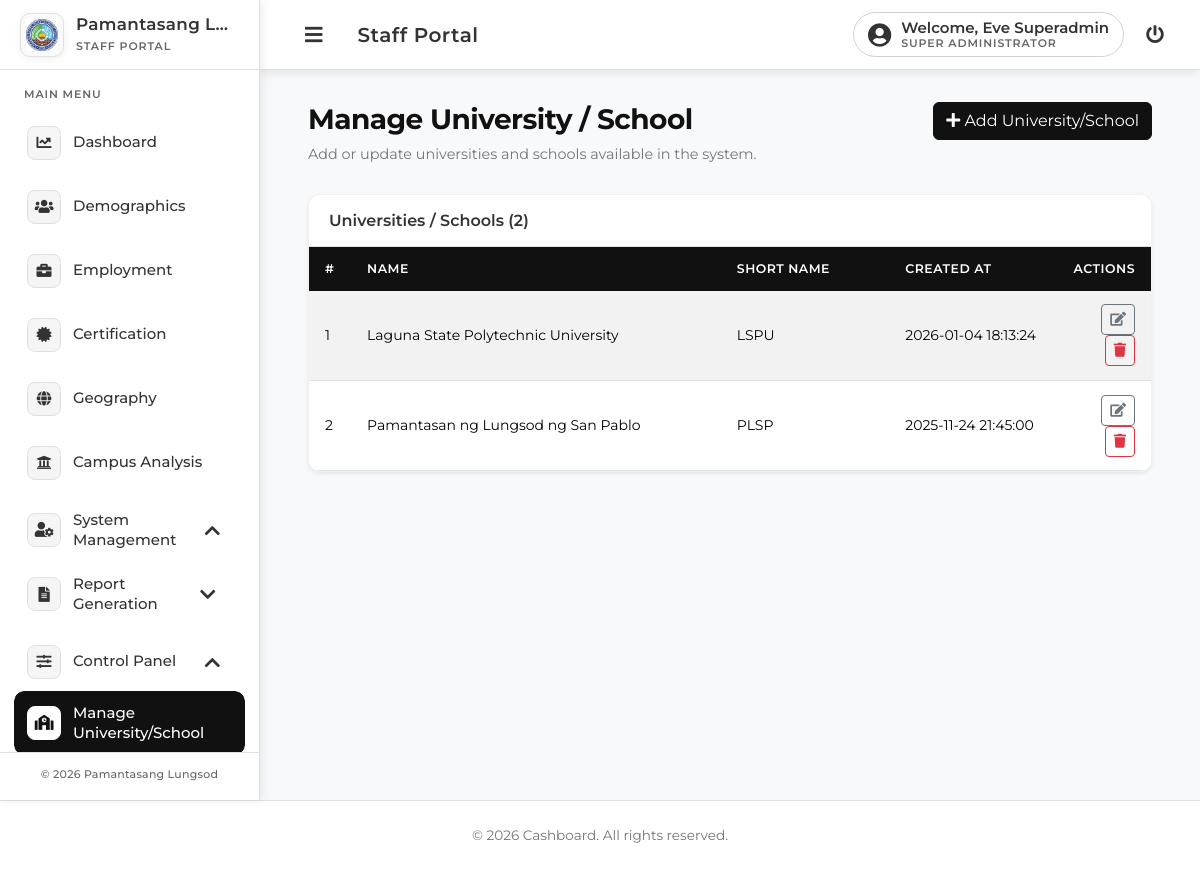
The app's page /staff/sys-universities.php (signed in) with its own data.
### tables this page shows
CREATE TABLE `users` (
  `user_id` int(11) NOT NULL,
  `full_name` varchar(255) NOT NULL,
  `email` varchar(255) NOT NULL,
  `password_hash` varchar(255) NOT NULL,
  `role` enum('coordinator','admin','superadmin','alumni') NOT NULL DEFAULT 'alumni',
  `created_at` timestamp NOT NULL DEFAULT current_timestamp(),
  `token_expires_at` timestamp NULL DEFAULT NULL,
  `onboarded` tinyint(1) DEFAULT 0,
  `college_id` int(11) DEFAULT NULL
);

CREATE TABLE `universities` (
  `id` int(11) NOT NULL,
  `name` varchar(255) NOT NULL,
  `short_name` varchar(50) DEFAULT NULL,
  `created_at` datetime NOT NULL DEFAULT current_timestamp(),
  `updated_at` datetime NOT NULL DEFAULT current_timestamp() ON UPDATE current_timestamp()
);

### staff/includes/access_control.php (called while the page is built, shortened)
<?php
$conn = Database::getInstance()->getConnection();
$stmt = $conn->prepare("SELECT u.user_id, u.full_name, u.email, u.role, u.college_id, c.name as college_name
                       FROM users u
                       LEFT JOIN colleges c ON u.college_id = c.id
                       WHERE u.user_id = ?");
$stmt->bind_param("i", $_SESSION['user_id']);
$stmt->execute();
$result = $stmt->get_result();
$user = $result->fetch_assoc();
$userName = $user['full_name'];
$role = $user['role'];
function getRoleDisplayName($role) {
    switch ($role) {
        case 'superadmin':
            return 'Super Administrator';
    }
}
?>

### staff/sys-universities.php (the view, shortened to what this page needs)
<?php
include 'includes/access_control.php';
global $conn;
$result = $conn->query('SELECT id, name, short_name, created_at FROM universities ORDER BY name');
$totalUniversities = $result ? $result->num_rows : 0;
$role ??= null;
include 'includes/header.php';
include 'includes/sidebar.php';
?>
<link rel="stylesheet" href="css/index.css">
<link rel="stylesheet" href="css/sys-pages.css">
<div class="content-wrapper">
    <main class="main-content dashboard-page">
        <div class="header dashboard-header">
            <div class="header-top d-flex justify-content-between align-items-start flex-wrap">
                <div>
                    <h1 class="mb-0 dashboard-title">Manage University / School</h1>
                    <p class="dashboard-subtitle mb-0">Add or update universities and schools available in the system.</p>
                </div>
                <div class="header-actions">
                    <button class="btn btn-primary" data-bs-toggle="modal" data-bs-target="#addUniversityModal">
                        <i class="fas fa-plus"></i> Add University/School
                    </button>
                </div>
            </div>
        </div>
        <div class="card shadow-sm dashboard-card sys-table-card">
            <div class="card-header d-flex justify-content-between align-items-center">
                <h5 class="card-title mb-0">Universities / Schools (<?= $totalUniversities ?>)</h5>
            </div>
            <div class="card-body">
                <div class="table-responsive">
                    <table class="table table-striped table-hover align-middle sys-table mb-0">
                        <thead>
                            <tr>
                                <th class="sys-col-index">#</th>
                                <th>Name</th>
                                <th class="sys-col-short">Short Name</th>
                                <th class="sys-col-date">Created At</th>
                                <th class="sys-col-actions text-end">Actions</th>
                            </tr>
                        </thead>
                        <tbody>
                            <?php if ($result && $result->num_rows > 0): ?>
                                <?php $i = 1; while ($row = $result->fetch_assoc()): ?>
                                    <tr>
                                        <td><?php echo $i++; ?></td>
                                        <td><?php echo htmlspecialchars($row['name']); ?></td>
                                        <td><?php echo htmlspecialchars($row['short_name'] ?? ''); ?></td>
                                        <td><?php echo htmlspecialchars($row['created_at']); ?></td>
                                        <td class="text-end">
                                            <button
                                                class="btn btn-sm btn-outline-secondary edit-btn"
                                                data-id="<?php echo $row['id']; ?>"
                                                data-name="<?php echo htmlspecialchars($row['name'], ENT_QUOTES); ?>"
                                                data-short="<?php echo htmlspecialchars($row['short_name'] ?? '', ENT_QUOTES); ?>"
                                                data-bs-toggle="modal" data-bs-target="#editUniversityModal">
                                                <i class="fas fa-edit"></i>
                                            </button>
                                            <button
                                                class="btn btn-sm btn-outline-danger delete-btn"
                                                data-id="<?php echo $row['id']; ?>"
                                                data-name="<?php echo htmlspecialchars($row['name'], ENT_QUOTES); ?>"
                                                data-bs-toggle="modal" data-bs-target="#deleteUniversityModal">
                                                <i class="fas fa-trash"></i>
                                            </button>
                                        </td>
                                    </tr>
                                <?php endwhile; ?>
                            <?php else: ?>
                                <tr>
                                    <td colspan="5" class="sys-empty-state">No universities/schools defined yet.</td>
                                </tr>
                            <?php endif; ?>
                        </tbody>
                    </table>
                </div>
            </div>
        </div>
    </main>
</div>
<?php include 'includes/footer.php'; ?>

### staff/includes/header.php (shortened to what this page needs)
<?php
$current = basename($_SERVER['PHP_SELF']);
if ($current !== 'login.php') {
    require_once __DIR__ . '/access_control.php';
    $topbarStaffName = $userName ?? 'Staff';
    $topbarRoleName = getRoleDisplayName($role ?? '');
} else {
    $topbarStaffName = 'Staff';
    $topbarRoleName = 'Staff';
}
?>
<!DOCTYPE html>
<html lang="en">
<head>
    <link rel="stylesheet" href="https://cdnjs.cloudflare.com/ajax/libs/font-awesome/5.15.4/css/all.min.css" />
    <link rel="stylesheet" href="https://unpkg.com/leaflet/dist/leaflet.css" />
    <link rel="stylesheet" href="https://cdn.jsdelivr.net/npm/bootstrap@5.3.2/dist/css/bootstrap.min.css">
    <link rel="stylesheet" href="css/style.css">
    <link rel="stylesheet" href="css/shell.css">
</head>
<body>
    <?php if ($current !== 'login.php'): ?>
    <nav class="topbar">
        <div class="topbar-left">
            <button class="sidebar-toggle-btn" onclick="toggleSidebar()" aria-label="Toggle Sidebar">
                <i class="fas fa-bars"></i>
            </button>
            <span class="topbar-title">Staff Portal</span>
        </div>
        <div class="topbar-right">
            <div class="topbar-user">
                <i class="fas fa-user-circle"></i>
                <span class="topbar-user-text">
                    <span class="topbar-user-greeting">Welcome, <?php echo htmlspecialchars($topbarStaffName); ?></span>
                    <span class="topbar-user-role"><?php echo htmlspecialchars($topbarRoleName); ?></span>
                </span>
            </div>
            <a href="#" onclick="showStaffLogoutModal(); return false;" class="logout-link" title="Logout">
                <i class="fas fa-power-off"></i>
            </a>
        </div>
    </nav>
    <?php endif; ?>
    <div class="wrapper">

### staff/css/style.css (style rules this page uses)
:root { --primary-color: #2e7d32; --secondary-color: #f5f5f5; --accent-color: #81c784; --success-color: #4caf50; --info-color: #0288d1; --warning-color: #f57c00; --danger-color: #d32f2f; --text-color: #333333; --light-text: #757575; --border-color: #e0e0e0; --card-shadow: 0 4px 12px rgba(0, 0, 0, 0.08); --transition: all 0.3s ease; }
* { margin: 0; padding: 0; box-sizing: border-box; font-family: 'Montserrat', 'Helvetica Neue', Arial, sans-serif; }
body { background-color: #f8f9fa; color: var(--text-color); line-height: 1.6; display: flex; flex-direction: column; min-height: 100vh; }
.topbar { position: fixed !important; top: 0 !important; left: 260px !important; right: 0 !important; height: 70px !important; background: white !important; border-bottom: 1px solid var(--border-color) !important; display: flex !important; align-items: center !important; justify-content: space-between !important; padding: 0 30px !important; z-index: 900 !important; transition: left 0.3s ease !important; }
.topbar-left { display: flex; align-items: center; gap: 20px; }
.sidebar-toggle-btn { display: block; background: none; border: none; color: var(--text-color); padding: 10px 15px; border-radius: 8px; cursor: pointer; font-size: 20px; transition: var(--transition); }
.sidebar-toggle-btn i { display: block; }
.topbar-title { font-size: 20px; font-weight: 600; letter-spacing: 0.5px; color: var(--text-color); }
.content-wrapper { flex: 1; margin-left: 260px; margin-top: 70px; width: calc(100% - 260px); display: flex; flex-direction: column; min-height: calc(100vh - 70px); transition: margin-left 0.3s ease, width 0.3s ease; }
.main-content { flex: 1; padding: 2rem 3rem; width: 100%; transition: margin-left 0.3s ease; }
.header { flex: 1; }
.header h1 { font-size: 2rem; font-weight: 700; color: var(--primary-color); margin-bottom: 0.5rem; }
.header p { color: var(--light-text); margin-bottom: 1rem; }

### staff/css/shell.css (style rules this page uses)
:root { --staff-sidebar-width: 260px; --staff-topbar-height: 70px; }
.topbar { position: fixed !important; top: 0 !important; left: var(--staff-sidebar-width) !important; right: 0 !important; height: var(--staff-topbar-height) !important; background: #ffffff !important; color: #333333 !important; border-bottom: 1px solid var(--border-color) !important; display: flex !important; align-items: center !important; justify-content: space-between !important; padding: 0 30px !important; box-shadow: 0 2px 10px rgba(0, 0, 0, 0.1) !important; z-index: 900 !important; transition: left 0.3s ease !important; }
.topbar-left { display: flex; align-items: center; gap: 20px; }
.sidebar-toggle-btn { display: block; background: none; border: none; color: #333333; padding: 10px 15px; border-radius: 8px; cursor: pointer; font-size: 20px; transition: var(--transition); }
.sidebar-toggle-btn i { display: block; }
.topbar-title { font-size: 20px; font-weight: 600; letter-spacing: 0.5px; color: #333333; }
.topbar-right { display: flex; align-items: center; gap: 16px; }
.topbar-user { display: flex; align-items: center; gap: 10px; font-size: 15px; font-weight: 500; color: #333333; padding: 6px 14px; border-radius: 999px; border: 1px solid rgba(0, 0, 0, 0.18); background-color: transparent; transition: var(--transition); }
.topbar-user i { font-size: 24px; }
.topbar-user-text { display: flex; flex-direction: column; line-height: 1.2; align-items: flex-start; text-align: left; }
.topbar-user-greeting { font-weight: 600; }
.topbar-user-role { font-size: 11px; font-weight: 600; text-transform: uppercase; letter-spacing: 0.08em; color: #666666; }
.logout-link { color: #333333; text-decoration: none; line-height: 1; padding: 6px; border-radius: 8px; transition: var(--transition); }
.logout-link i { font-size: 18px; }
.content-wrapper { margin-left: var(--staff-sidebar-width); margin-top: var(--staff-topbar-height); width: calc(100% - var(--staff-sidebar-width)); min-height: calc(100vh - var(--staff-topbar-height)); }

### records on screen
users: full_name "Eve Superadmin", role "SUPER ADMINISTRATOR"
universities: name "Laguna State Polytechnic University", short_name "LSPU", created_at "2026-01-04 18:13:24"
universities: name "Pamantasan ng Lungsod ng San Pablo", short_name "PLSP", created_at "2025-11-24 21:45:00"

### other values on screen
$branding['system_name'] "Pamantasang L…"
$branding['system_name'] "Pamantasang Lungsod"
$totalUniversities "2"
